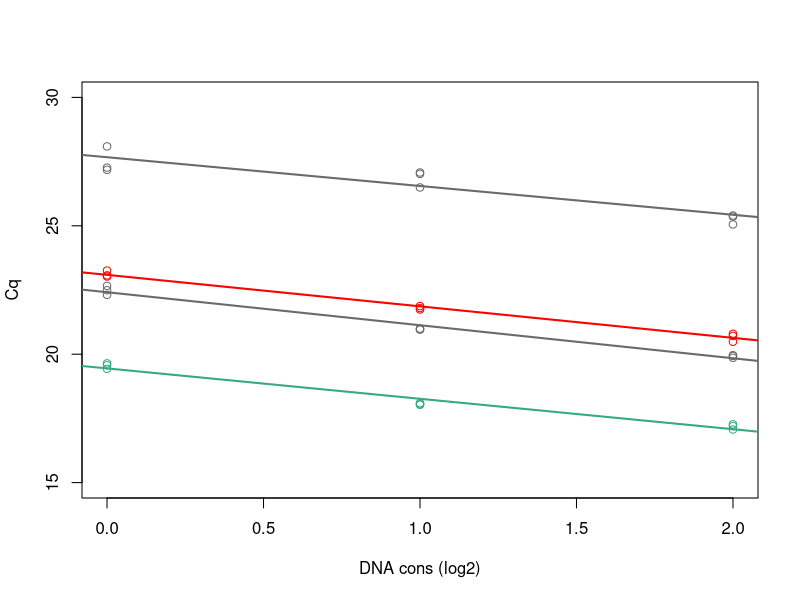
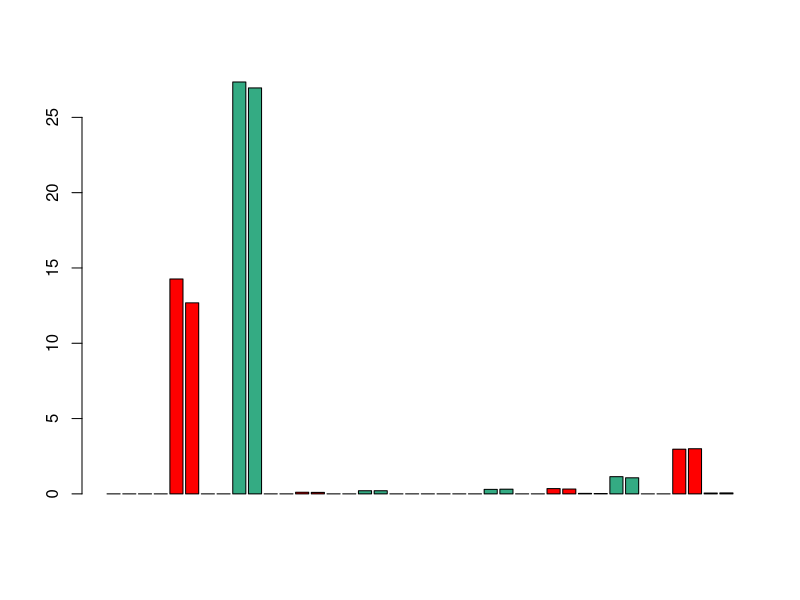
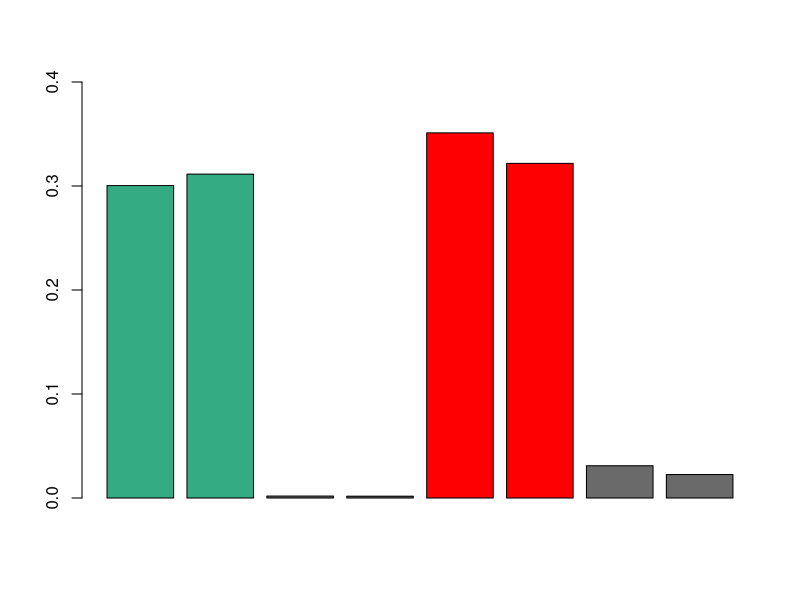
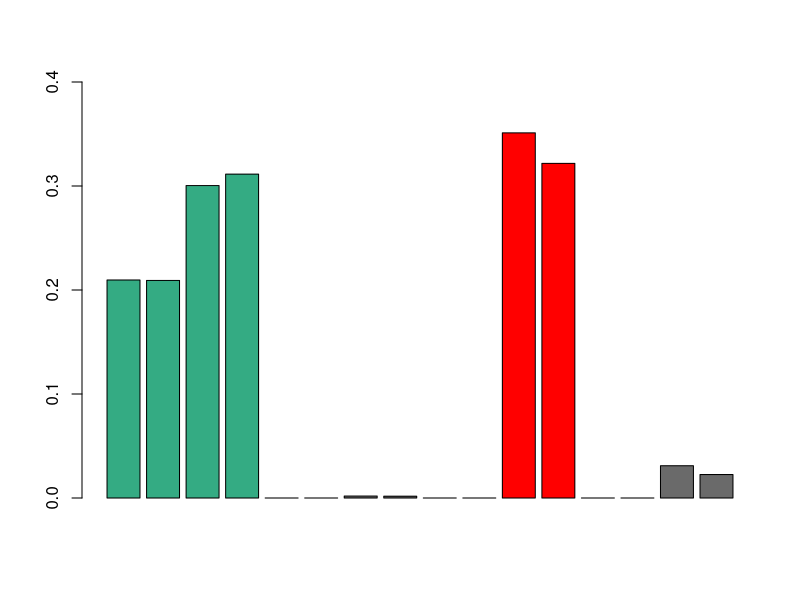

R code for these plots, in order:
#Import data, process calibation and quantify RNA for RNA seq data (from 2017/02/20)

setwd("YOUR/WORKING/DIRECTORY")

#import data
qPCRdata<-read.table("qPCRdata.txt",header = T,sep = "\t", quote = "", na.strings = "NaN",stringsAsFactors = F)
qPCRdataDNA<-qPCRdata[qPCRdata$type=="DNA",]

col=c("#34ab83ff","#6a6a6aff","red","#6a6a6aff")

#fit calibation curves for the 4 paires of primers
#ax+b
a<-c()
b<-c()
plot(0,0,xlim=c(0,2),ylim=c(15,30),typ="n",xlab="DNA cons (log2)",ylab="Cq")
for (i in 1:4) {
  points(log2(qPCRdataDNA$DNAcons[qPCRdataDNA$Primer==i]),qPCRdataDNA$Cq[qPCRdataDNA$Primer==i],col=col[i])
  reg<-lm(qPCRdataDNA$Cq[qPCRdataDNA$Primer==i]~log2(qPCRdataDNA$DNAcons[qPCRdataDNA$Primer==i]))
  abline(reg,lwd=2,col=col[i])
  a[i]<-reg$coefficients[2]
  b[i]<-reg$coefficients[1]
}
primerCoef<-data.frame(a,b)
primerCoef$eff<-(2^-(1/primerCoef$a)-1)*100

#aplly calibation coef on qPCR data
qPCRdataExp<-qPCRdata[qPCRdata$type=="RT",]
qPCRdataExp$eqConslog2<-rep(0,nrow(qPCRdataExp))
qPCRdataExp<-qPCRdataExp[order(qPCRdataExp$Primer),]
qPCRdataExp<-qPCRdataExp[order(qPCRdataExp$RNAsample),]
for (i in 1:4) {
  qPCRdataExp$eqConslog2[qPCRdataExp$Primer==i]<-(qPCRdataExp$Cq[qPCRdataExp$Primer==i]-primerCoef$b[i])/primerCoef$a[i]
}
qPCRdataExp$eqCons<-2^qPCRdataExp$eqConslog2
qPCRdataExp$eqCons[is.na(qPCRdataExp$eqCons)]<-0

col2<-rep(col,2)[order(rep(1:4,2))]
barplot(qPCRdataExp$eqCons,col=col2)#,ylim=c(0,25)

barplot(qPCRdataExp$eqCons[qPCRdataExp$RNAsample%in%c(7)],ylim=c(0,0.4),col=col2)

qPCRdataExp2<-qPCRdataExp[qPCRdataExp$RNAsample%in%c(3,7),][order(qPCRdataExp$Primer[qPCRdataExp$RNAsample%in%c(3,7)]),]

col3<-rep(col,4)[order(rep(1:4,4))]

#export barplot
svg(filename = "qpcrCUT.svg",width = 4.3,height = 4)
barplot(qPCRdataExp2$eqCons,ylim=c(0,0.4),col=col3)
dev.off()
